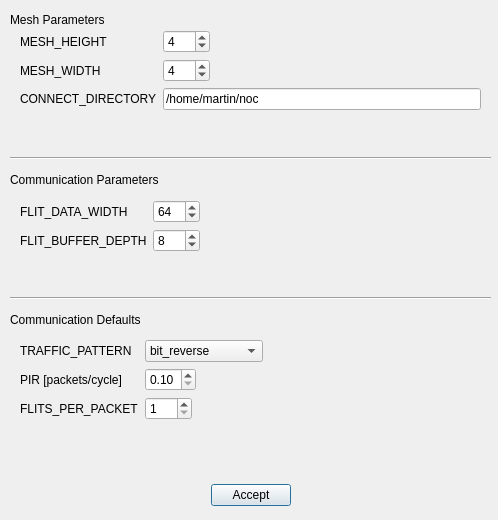
<?xml version="1.0" encoding="UTF-8"?>
<ui version="4.0">
 <class>configNoC</class>
 <widget class="QDialog" name="configNoC">
  <property name="geometry">
   <rect>
    <x>0</x>
    <y>0</y>
    <width>498</width>
    <height>520</height>
   </rect>
  </property>
  <property name="sizePolicy">
   <sizepolicy hsizetype="Fixed" vsizetype="Fixed">
    <horstretch>0</horstretch>
    <verstretch>0</verstretch>
   </sizepolicy>
  </property>
  <property name="windowTitle">
   <string>NoC Configuration</string>
  </property>
  <property name="locale">
   <locale language="English" country="UnitedStates"/>
  </property>
  <widget class="QLabel" name="label">
   <property name="geometry">
    <rect>
     <x>10</x>
     <y>10</y>
     <width>131</width>
     <height>20</height>
    </rect>
   </property>
   <property name="text">
    <string>Mesh Parameters</string>
   </property>
  </widget>
  <widget class="QWidget" name="formLayoutWidget">
   <property name="geometry">
    <rect>
     <x>20</x>
     <y>30</y>
     <width>461</width>
     <height>121</height>
    </rect>
   </property>
   <layout class="QFormLayout" name="formLayout">
    <item row="0" column="0">
     <widget class="QLabel" name="label_2">
      <property name="text">
       <string>MESH_HEIGHT</string>
      </property>
     </widget>
    </item>
    <item row="0" column="1">
     <layout class="QHBoxLayout" name="horizontalLayout">
      <item>
       <widget class="QSpinBox" name="mesh_height">
        <property name="minimum">
         <number>1</number>
        </property>
        <property name="maximum">
         <number>100</number>
        </property>
        <property name="value">
         <number>4</number>
        </property>
       </widget>
      </item>
      <item>
       <spacer name="horizontalSpacer">
        <property name="orientation">
         <enum>Qt::Horizontal</enum>
        </property>
        <property name="sizeHint" stdset="0">
         <size>
          <width>40</width>
          <height>20</height>
         </size>
        </property>
       </spacer>
      </item>
     </layout>
    </item>
    <item row="1" column="0">
     <widget class="QLabel" name="label_3">
      <property name="text">
       <string>MESH_WIDTH</string>
      </property>
     </widget>
    </item>
    <item row="1" column="1">
     <layout class="QHBoxLayout" name="horizontalLayout_3">
      <item>
       <widget class="QSpinBox" name="mesh_width">
        <property name="minimum">
         <number>1</number>
        </property>
        <property name="maximum">
         <number>100</number>
        </property>
        <property name="value">
         <number>4</number>
        </property>
       </widget>
      </item>
      <item>
       <spacer name="horizontalSpacer_2">
        <property name="orientation">
         <enum>Qt::Horizontal</enum>
        </property>
        <property name="sizeHint" stdset="0">
         <size>
          <width>40</width>
          <height>20</height>
         </size>
        </property>
       </spacer>
      </item>
     </layout>
    </item>
    <item row="2" column="0">
     <widget class="QLabel" name="label_4">
      <property name="text">
       <string>CONNECT_DIRECTORY</string>
      </property>
     </widget>
    </item>
    <item row="2" column="1">
     <layout class="QHBoxLayout" name="horizontalLayout_4">
      <item>
       <widget class="QLineEdit" name="connect_directory">
        <property name="text">
         <string>/home/martin/noc</string>
        </property>
       </widget>
      </item>
     </layout>
    </item>
   </layout>
  </widget>
  <widget class="Line" name="line_2">
   <property name="geometry">
    <rect>
     <x>10</x>
     <y>150</y>
     <width>481</width>
     <height>16</height>
    </rect>
   </property>
   <property name="orientation">
    <enum>Qt::Horizontal</enum>
   </property>
  </widget>
  <widget class="QLabel" name="label_5">
   <property name="geometry">
    <rect>
     <x>10</x>
     <y>170</y>
     <width>191</width>
     <height>20</height>
    </rect>
   </property>
   <property name="text">
    <string>Communication Parameters</string>
   </property>
  </widget>
  <widget class="QWidget" name="formLayoutWidget_2">
   <property name="geometry">
    <rect>
     <x>20</x>
     <y>200</y>
     <width>461</width>
     <height>81</height>
    </rect>
   </property>
   <layout class="QFormLayout" name="formLayout_2">
    <item row="0" column="0">
     <widget class="QLabel" name="label_6">
      <property name="text">
       <string>FLIT_DATA_WIDTH</string>
      </property>
     </widget>
    </item>
    <item row="1" column="0">
     <widget class="QLabel" name="label_7">
      <property name="text">
       <string>FLIT_BUFFER_DEPTH</string>
      </property>
     </widget>
    </item>
    <item row="1" column="1">
     <layout class="QHBoxLayout" name="horizontalLayout_6">
      <item>
       <widget class="QSpinBox" name="flit_buffer_depth">
        <property name="minimum">
         <number>1</number>
        </property>
        <property name="maximum">
         <number>100</number>
        </property>
        <property name="value">
         <number>8</number>
        </property>
       </widget>
      </item>
      <item>
       <spacer name="horizontalSpacer_4">
        <property name="orientation">
         <enum>Qt::Horizontal</enum>
        </property>
        <property name="sizeHint" stdset="0">
         <size>
          <width>40</width>
          <height>20</height>
         </size>
        </property>
       </spacer>
      </item>
     </layout>
    </item>
    <item row="0" column="1">
     <layout class="QHBoxLayout" name="horizontalLayout_7">
      <item>
       <widget class="QSpinBox" name="flit_data_width">
        <property name="minimum">
         <number>1</number>
        </property>
        <property name="maximum">
         <number>100</number>
        </property>
        <property name="value">
         <number>64</number>
        </property>
       </widget>
      </item>
      <item>
       <spacer name="horizontalSpacer_3">
        <property name="orientation">
         <enum>Qt::Horizontal</enum>
        </property>
        <property name="sizeHint" stdset="0">
         <size>
          <width>40</width>
          <height>20</height>
         </size>
        </property>
       </spacer>
      </item>
     </layout>
    </item>
   </layout>
  </widget>
  <widget class="QWidget" name="formLayoutWidget_3">
   <property name="geometry">
    <rect>
     <x>20</x>
     <y>340</y>
     <width>461</width>
     <height>122</height>
    </rect>
   </property>
   <layout class="QFormLayout" name="formLayout_3">
    <item row="1" column="0">
     <widget class="QLabel" name="label_8">
      <property name="text">
       <string>TRAFFIC_PATTERN</string>
      </property>
     </widget>
    </item>
    <item row="1" column="1">
     <layout class="QHBoxLayout" name="horizontalLayout_5">
      <item>
       <widget class="QComboBox" name="default_traffic_pattern">
        <property name="currentText">
         <string>bit_reverse</string>
        </property>
        <property name="currentIndex">
         <number>2</number>
        </property>
        <item>
         <property name="text">
          <string>random</string>
         </property>
        </item>
        <item>
         <property name="text">
          <string>bit_complement</string>
         </property>
        </item>
        <item>
         <property name="text">
          <string>bit_reverse</string>
         </property>
        </item>
        <item>
         <property name="text">
          <string>bit_rotation</string>
         </property>
        </item>
        <item>
         <property name="text">
          <string>transpose</string>
         </property>
        </item>
        <item>
         <property name="text">
          <string>shuffle</string>
         </property>
        </item>
       </widget>
      </item>
      <item>
       <spacer name="horizontalSpacer_5">
        <property name="orientation">
         <enum>Qt::Horizontal</enum>
        </property>
        <property name="sizeHint" stdset="0">
         <size>
          <width>40</width>
          <height>20</height>
         </size>
        </property>
       </spacer>
      </item>
     </layout>
    </item>
    <item row="2" column="0">
     <widget class="QLabel" name="label_9">
      <property name="toolTip">
       <string>Packet Injection Rate</string>
      </property>
      <property name="toolTipDuration">
       <number>-1</number>
      </property>
      <property name="text">
       <string>PIR [packets/cycle]</string>
      </property>
     </widget>
    </item>
    <item row="2" column="1">
     <layout class="QHBoxLayout" name="horizontalLayout_2">
      <item>
       <widget class="QDoubleSpinBox" name="default_packet_injection_rate">
        <property name="minimum">
         <double>0.100000000000000</double>
        </property>
        <property name="maximum">
         <double>1.000000000000000</double>
        </property>
        <property name="singleStep">
         <double>0.100000000000000</double>
        </property>
        <property name="value">
         <double>0.100000000000000</double>
        </property>
       </widget>
      </item>
      <item>
       <spacer name="horizontalSpacer_6">
        <property name="orientation">
         <enum>Qt::Horizontal</enum>
        </property>
        <property name="sizeHint" stdset="0">
         <size>
          <width>40</width>
          <height>20</height>
         </size>
        </property>
       </spacer>
      </item>
     </layout>
    </item>
    <item row="3" column="0">
     <widget class="QLabel" name="label_11">
      <property name="text">
       <string>FLITS_PER_PACKET</string>
      </property>
     </widget>
    </item>
    <item row="3" column="1">
     <layout class="QHBoxLayout" name="horizontalLayout_8">
      <item>
       <widget class="QSpinBox" name="default_flits_per_packet">
        <property name="minimum">
         <number>1</number>
        </property>
        <property name="maximum">
         <number>100</number>
        </property>
       </widget>
      </item>
      <item>
       <spacer name="horizontalSpacer_7">
        <property name="orientation">
         <enum>Qt::Horizontal</enum>
        </property>
        <property name="sizeHint" stdset="0">
         <size>
          <width>40</width>
          <height>20</height>
         </size>
        </property>
       </spacer>
      </item>
     </layout>
    </item>
   </layout>
  </widget>
  <widget class="QLabel" name="label_10">
   <property name="geometry">
    <rect>
     <x>10</x>
     <y>310</y>
     <width>191</width>
     <height>20</height>
    </rect>
   </property>
   <property name="text">
    <string>Communication Defaults</string>
   </property>
  </widget>
  <widget class="Line" name="line_3">
   <property name="geometry">
    <rect>
     <x>10</x>
     <y>290</y>
     <width>481</width>
     <height>16</height>
    </rect>
   </property>
   <property name="orientation">
    <enum>Qt::Horizontal</enum>
   </property>
  </widget>
  <widget class="QWidget" name="horizontalLayoutWidget">
   <property name="geometry">
    <rect>
     <x>20</x>
     <y>470</y>
     <width>461</width>
     <height>51</height>
    </rect>
   </property>
   <layout class="QHBoxLayout" name="horizontalLayout_9">
    <item>
     <spacer name="horizontalSpacer_8">
      <property name="orientation">
       <enum>Qt::Horizontal</enum>
      </property>
      <property name="sizeHint" stdset="0">
       <size>
        <width>40</width>
        <height>20</height>
       </size>
      </property>
     </spacer>
    </item>
    <item>
     <widget class="QPushButton" name="button_accept">
      <property name="text">
       <string>Accept</string>
      </property>
     </widget>
    </item>
    <item>
     <spacer name="horizontalSpacer_9">
      <property name="orientation">
       <enum>Qt::Horizontal</enum>
      </property>
      <property name="sizeHint" stdset="0">
       <size>
        <width>40</width>
        <height>20</height>
       </size>
      </property>
     </spacer>
    </item>
   </layout>
  </widget>
 </widget>
 <resources/>
 <connections>
  <connection>
   <sender>button_accept</sender>
   <signal>clicked()</signal>
   <receiver>configNoC</receiver>
   <slot>accept()</slot>
   <hints>
    <hint type="sourcelabel">
     <x>247</x>
     <y>344</y>
    </hint>
    <hint type="destinationlabel">
     <x>250</x>
     <y>188</y>
    </hint>
   </hints>
  </connection>
 </connections>
</ui>
